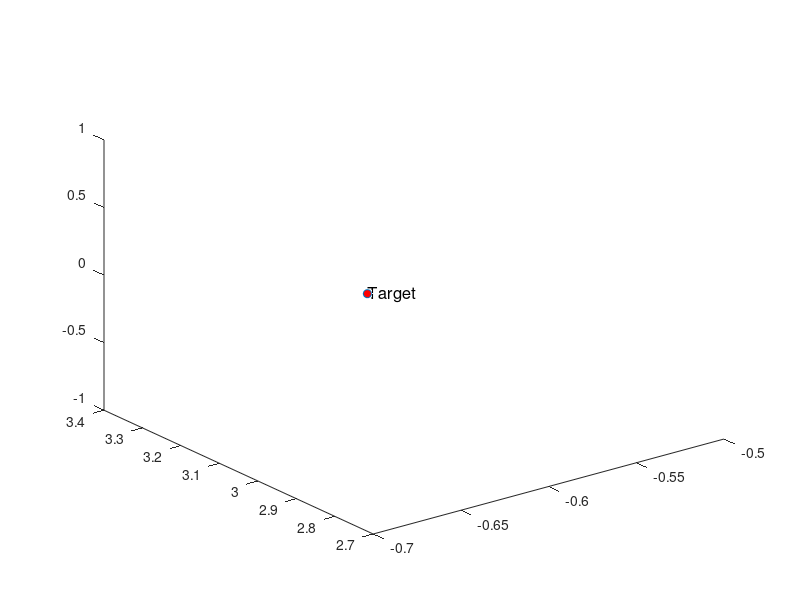

This chart was generated by the following MATLAB code:
clc;
clear all ;
% Intake of case
cs=input('1.Pan angel adjust 2.Tilt angel adjust 3.Pan & Tilt angel adjust: '); 
% Camera FOV model
x_i=2.54;
y_i=2.20;
z_i=3.18;
a=36;
b=27;
lambda=50;
psi=105; %pan angel
phi=150; %tilt angel
xtar=-0.62;
ytar=3.08;
ztar=0;
% x_t=[3.62 3.08 0].';
plot3(xtar, ytar, ztar, 'o', 'MarkerSize', 6, 'MarkerFaceColor', 'r');
marktar = sprintf('Target');
text( xtar, ytar, ztar, marktar, 'fontsize', 12, 'color', 'k' );
hold on;

switch cs
        case 1
        for t=0:15

        q1_v=[a/2 b/2];
        q2_v=[a/2 -b/2];
        q3_v=[-a/2 -b/2];
        q4_v=[-a/2 b/2];
        q1_vt=q1_v.';
        q2_vt=q2_v.';
        q3_vt=q3_v.';
        q4_vt=q4_v.';

        q1_B=[q1_vt; lambda];
        q2_B=[q2_vt; lambda];
        q3_B=[q3_vt; lambda];
        q4_B=[q4_vt; lambda];

        H_phi=[cos(psi) -sin(psi) 0;
               sin(psi) cos(psi)  0
               0 0 1];
        H_phy=[1 0 0;
               0 cos(phi) -sin(phi);
               0 sin(phi) cos(phi)];
        q1_I=H_phi*H_phy*q1_B;
        q2_I=H_phi*H_phy*q2_B;
        q3_I=H_phi*H_phy*q3_B;
        q4_I=H_phi*H_phy*q4_B;

        rho_14=(-3.18)/(b/2*sin(phi)+lambda*cos(phi));
        rho_23=(-3.18)/(-b/2*sin(phi)+lambda*cos(phi));

        q1n_I=rho_14*q1_I;
        q2n_I=rho_23*q2_I;
        q3n_I=rho_23*q3_I;
        q4n_I=rho_14*q4_I;
        X=[x_i;y_i;z_i];
        ksai1=X+q1n_I;
        ksai2=X+q2n_I;
        ksai3=X+q3n_I;
        ksai4=X+q4n_I;
        v1=ksai1.';
        v2=ksai2.';
        v3=ksai3.';
        v4=ksai4.';
        Cam=X.';
        % Vertices
        V = [v1;v2;v3;v4;Cam];
        % Faces
        F = { [4 3 2 1],[1 2 5],[2 3 5], [3 4 5], [4 1 5] };
        x = V(:, 1);
        y = V(:, 2);
        z = V(:, 3);
        % % Draw and Mark all the vertices
        plot3(x, y, z, '.', 'MarkerSize', 20, 'MarkerFaceColor', 'r',...
        'MarkerEdgeColor', 'b');
        hold on;

        xl = [v1(:, 1),   v2(:, 1), v3(:, 1), v4(:, 1),  v1(:, 1)];
        yl = [v1(:, 2),   v2(:, 2), v3(:, 2),  v4(:, 2),  v1(:, 2)];
        plot(xl,yl)
        [in,on] = inpolygon(xtar,ytar,xl,yl);
        numel(xtar(in))
        numel(xtar(on))
        numel(xtar(~in))
        if xtar(~in)
            disp('Target Not detected!');
        else xtar(in)
            disp('Target Detected!');
         end
        % xl = [v1(:, 1),  v3(:, 1), v2(:, 1),  v4(:, 1),  v1(:, 1),  2.54, v4(:, 1), 2.54,  v3(:, 1),  2.54,  v2(:, 1)];
        % yl = [v1(:, 2),  v3(:, 2),  v2(:, 2),  v4(:, 2),  v1(:, 2),  2.20,  v4(:, 2),  2.20, v3(:, 2),  2.20, v2(:, 2)];
        % zl = [v1(:, 3), v3(:, 3),v2(:, 3), v4(:, 3), v1(:, 3), 3.18, v4(:, 3), 3.18, v3(:, 3), 3.18, v2(:, 3)];
        % plot3(xl,yl,zl)


        Buttomface = F{1};
        Sideface = [F{2:end}];
        Sideface = reshape(Sideface, 3 ,4);
        Sideface = Sideface';
        col = [0; 0; 0; 0; 3.18];
        patch('vertices', V, 'faces', Buttomface, 'FaceColor', 'white','FaceAlpha',.1);
        patch('vertices', V, 'faces', Buttomface,'FaceAlpha',.3,'FaceVertexCData',col,'FaceColor','interp');
        patch('vertices', V, 'faces', Sideface,'FaceAlpha',.3,'FaceVertexCData',col,'FaceColor','interp');
        grid on;
        colorbar
             for i = 1 : length(V)-1
                 number = sprintf('E%d', i);
                 pointoutcam = sprintf('Camera');
                 text( x(i), y(i), z(i), number, 'fontsize', 12, 'color', 'k' );
                 text( x(length(V)), y(length(V)), z(length(V)), pointoutcam, 'fontsize', 12, 'color', 'k' );
             end
        psi=psi+0.05;
        % phi=phi+0.05;
        pause(2)
        drawnow
        end
    case 2
     for t=0:15

        q1_v=[a/2 b/2];
        q2_v=[a/2 -b/2];
        q3_v=[-a/2 -b/2];
        q4_v=[-a/2 b/2];
        q1_vt=q1_v.';
        q2_vt=q2_v.';
        q3_vt=q3_v.';
        q4_vt=q4_v.';

        q1_B=[q1_vt; lambda];
        q2_B=[q2_vt; lambda];
        q3_B=[q3_vt; lambda];
        q4_B=[q4_vt; lambda];

        H_phi=[cos(psi) -sin(psi) 0;
               sin(psi) cos(psi)  0
               0 0 1];
        H_phy=[1 0 0;
               0 cos(phi) -sin(phi);
               0 sin(phi) cos(phi)];
        q1_I=H_phi*H_phy*q1_B;
        q2_I=H_phi*H_phy*q2_B;
        q3_I=H_phi*H_phy*q3_B;
        q4_I=H_phi*H_phy*q4_B;

        rho_14=(-3.18)/(b/2*sin(phi)+lambda*cos(phi));
        rho_23=(-3.18)/(-b/2*sin(phi)+lambda*cos(phi));

        q1n_I=rho_14*q1_I;
        q2n_I=rho_23*q2_I;
        q3n_I=rho_23*q3_I;
        q4n_I=rho_14*q4_I;
        X=[x_i;y_i;z_i];
        ksai1=X+q1n_I;
        ksai2=X+q2n_I;
        ksai3=X+q3n_I;
        ksai4=X+q4n_I;
        v1=ksai1.';
        v2=ksai2.';
        v3=ksai3.';
        v4=ksai4.';
        Cam=X.';
        % Vertices
        V = [v1;v2;v3;v4;Cam];
        % Faces
        F = { [4 3 2 1],[1 2 5],[2 3 5], [3 4 5], [4 1 5] };
        x = V(:, 1);
        y = V(:, 2);
        z = V(:, 3);
        % % Draw and Mark all the vertices
        plot3(x, y, z, '.', 'MarkerSize', 20, 'MarkerFaceColor', 'r',...
        'MarkerEdgeColor', 'b');
        hold on;

        xl = [v1(:, 1),   v2(:, 1), v3(:, 1), v4(:, 1),  v1(:, 1)];
        yl = [v1(:, 2),   v2(:, 2), v3(:, 2),  v4(:, 2),  v1(:, 2)];
        plot(xl,yl)
        [in,on] = inpolygon(xtar,ytar,xl,yl);
        numel(xtar(in))
        numel(xtar(on))
        numel(xtar(~in))
        if xtar(~in)
            disp('Target Not detected!');
        else xtar(in)
            disp('Target Detected!');
         end
%         xl = [v1(:, 1),  v3(:, 1), v2(:, 1),  v4(:, 1),  v1(:, 1),  2.54, v4(:, 1), 2.54,  v3(:, 1),  2.54,  v2(:, 1)];
%         yl = [v1(:, 2),  v3(:, 2),  v2(:, 2),  v4(:, 2),  v1(:, 2),  2.20,  v4(:, 2),  2.20, v3(:, 2),  2.20, v2(:, 2)];
%         % zl = [v1(:, 3), v3(:, 3),v2(:, 3), v4(:, 3), v1(:, 3), 3.18, v4(:, 3), 3.18, v3(:, 3), 3.18, v2(:, 3)];
%         % plot3(xl,yl,zl)
%         plot(xl,yl)
%         hold on


        Buttomface = F{1};
        Sideface = [F{2:end}];
        Sideface = reshape(Sideface, 3 ,4);
        Sideface = Sideface';
        col = [0; 0; 0; 0; 3.18];
        patch('vertices', V, 'faces', Buttomface, 'FaceColor', 'white','FaceAlpha',.1);
        patch('vertices', V, 'faces', Buttomface,'FaceAlpha',.3,'FaceVertexCData',col,'FaceColor','interp');
        patch('vertices', V, 'faces', Sideface,'FaceAlpha',.3,'FaceVertexCData',col,'FaceColor','interp');
        grid on;
        colorbar
             for i = 1 : length(V)-1
                 number = sprintf('E%d', i);
                 pointoutcam = sprintf('Camera');
                 text( x(i), y(i), z(i), number, 'fontsize', 12, 'color', 'k' );
                 text( x(length(V)), y(length(V)), z(length(V)), pointoutcam, 'fontsize', 12, 'color', 'k' );
             end
%         psi=psi+0.05;
        phi=phi+0.05;
        pause(2)
        drawnow
     end
    case 3
             for t=0:15

        q1_v=[a/2 b/2];
        q2_v=[a/2 -b/2];
        q3_v=[-a/2 -b/2];
        q4_v=[-a/2 b/2];
        q1_vt=q1_v.';
        q2_vt=q2_v.';
        q3_vt=q3_v.';
        q4_vt=q4_v.';

        q1_B=[q1_vt; lambda];
        q2_B=[q2_vt; lambda];
        q3_B=[q3_vt; lambda];
        q4_B=[q4_vt; lambda];

        H_phi=[cos(psi) -sin(psi) 0;
               sin(psi) cos(psi)  0
               0 0 1];
        H_phy=[1 0 0;
               0 cos(phi) -sin(phi);
               0 sin(phi) cos(phi)];
        q1_I=H_phi*H_phy*q1_B;
        q2_I=H_phi*H_phy*q2_B;
        q3_I=H_phi*H_phy*q3_B;
        q4_I=H_phi*H_phy*q4_B;

        rho_14=(-3.18)/(b/2*sin(phi)+lambda*cos(phi));
        rho_23=(-3.18)/(-b/2*sin(phi)+lambda*cos(phi));

        q1n_I=rho_14*q1_I;
        q2n_I=rho_23*q2_I;
        q3n_I=rho_23*q3_I;
        q4n_I=rho_14*q4_I;
        X=[x_i;y_i;z_i];
        ksai1=X+q1n_I;
        ksai2=X+q2n_I;
        ksai3=X+q3n_I;
        ksai4=X+q4n_I;
        v1=ksai1.';
        v2=ksai2.';
        v3=ksai3.';
        v4=ksai4.';
        Cam=X.';
        % Vertices
        V = [v1;v2;v3;v4;Cam];
        % Faces
        F = { [4 3 2 1],[1 2 5],[2 3 5], [3 4 5], [4 1 5] };
        x = V(:, 1);
        y = V(:, 2);
        z = V(:, 3);
        % % Draw and Mark all the vertices
        plot3(x, y, z, '.', 'MarkerSize', 20, 'MarkerFaceColor', 'r',...
        'MarkerEdgeColor', 'b');
        hold on;

        xl = [v1(:, 1),   v2(:, 1), v3(:, 1), v4(:, 1),  v1(:, 1)];
        yl = [v1(:, 2),   v2(:, 2), v3(:, 2),  v4(:, 2),  v1(:, 2)];
        plot(xl,yl)
        [in,on] = inpolygon(xtar,ytar,xl,yl);
        numel(xtar(in))
        numel(xtar(on))
        numel(xtar(~in))
        if xtar(~in)
            disp('Target Not detected!');
        else xtar(in)
            disp('Target Detected!');
         end
        % xl = [v1(:, 1),  v3(:, 1), v2(:, 1),  v4(:, 1),  v1(:, 1),  2.54, v4(:, 1), 2.54,  v3(:, 1),  2.54,  v2(:, 1)];
        % yl = [v1(:, 2),  v3(:, 2),  v2(:, 2),  v4(:, 2),  v1(:, 2),  2.20,  v4(:, 2),  2.20, v3(:, 2),  2.20, v2(:, 2)];
        % zl = [v1(:, 3), v3(:, 3),v2(:, 3), v4(:, 3), v1(:, 3), 3.18, v4(:, 3), 3.18, v3(:, 3), 3.18, v2(:, 3)];
        % plot3(xl,yl,zl)


        Buttomface = F{1};
        Sideface = [F{2:end}];
        Sideface = reshape(Sideface, 3 ,4);
        Sideface = Sideface';
        col = [0; 0; 0; 0; 3.18];
        patch('vertices', V, 'faces', Buttomface, 'FaceColor', 'white','FaceAlpha',.1);
        patch('vertices', V, 'faces', Buttomface,'FaceAlpha',.3,'FaceVertexCData',col,'FaceColor','interp');
        patch('vertices', V, 'faces', Sideface,'FaceAlpha',.3,'FaceVertexCData',col,'FaceColor','interp');
        grid on;
        colorbar
             for i = 1 : length(V)-1
                 number = sprintf('E%d', i);
                 pointoutcam = sprintf('Camera');
                 text( x(i), y(i), z(i), number, 'fontsize', 12, 'color', 'k' );
                 text( x(length(V)), y(length(V)), z(length(V)), pointoutcam, 'fontsize', 12, 'color', 'k' );
             end
        psi=psi+0.05;
        phi=phi+0.05;
        pause(2)
        drawnow
             end
end
%  Draw the target and label it
% 
% 
% hold on;
% Number and label all the FOV edge points and the camera
% 
% 
% Draw all the faces and mark the relative z direction distance using color
% % grading bar

